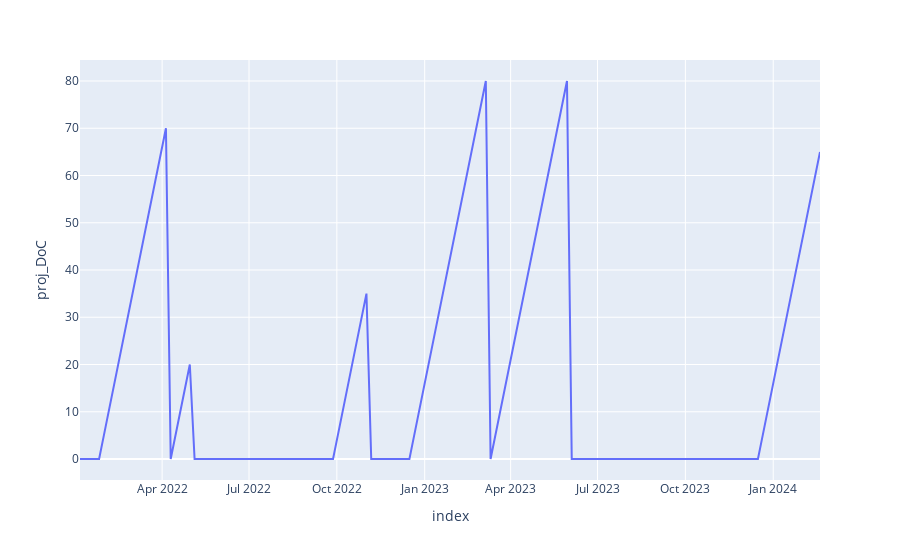

Notebook cell for this chart:
### Code cell
fig = px.line(selected, x=selected.index, y="proj_DoC",)
fig.show()

### Figure 1 — Plotly figure (JSON) as saved in the notebook; plotly's stock layout.template omitted (floating-point values rounded to 4 significant figures; data arrays with more than 128 entries replaced by an {"elided": "..."} marker saying what was removed)
{"data": [{"hovertemplate": "index=%{x}<br>proj_DoC=%{y}<extra></extra>", "legendgroup": "", "line": {"color": "#636efa", "dash": "solid"}, "marker": {"symbol": "circle"}, "mode": "lines", "name": "", "orientation": "v", "showlegend": false, "type": "scatter", "x": {"elided": "156 str values"}, "xaxis": "x", "y": {"elided": "156 int values"}, "yaxis": "y"}], "layout": {"autosize": true, "legend": {"tracegroupgap": 0}, "margin": {"t": 60}, "xaxis": {"anchor": "y", "autorange": true, "domain": [0, 1], "range": ["2022-01-05", "2024-02-19"], "title": {"text": "index"}, "type": "date"}, "yaxis": {"anchor": "x", "autorange": true, "domain": [0, 1], "range": [-4.444, 84.44], "title": {"text": "proj_DoC"}, "type": "linear"}}}
